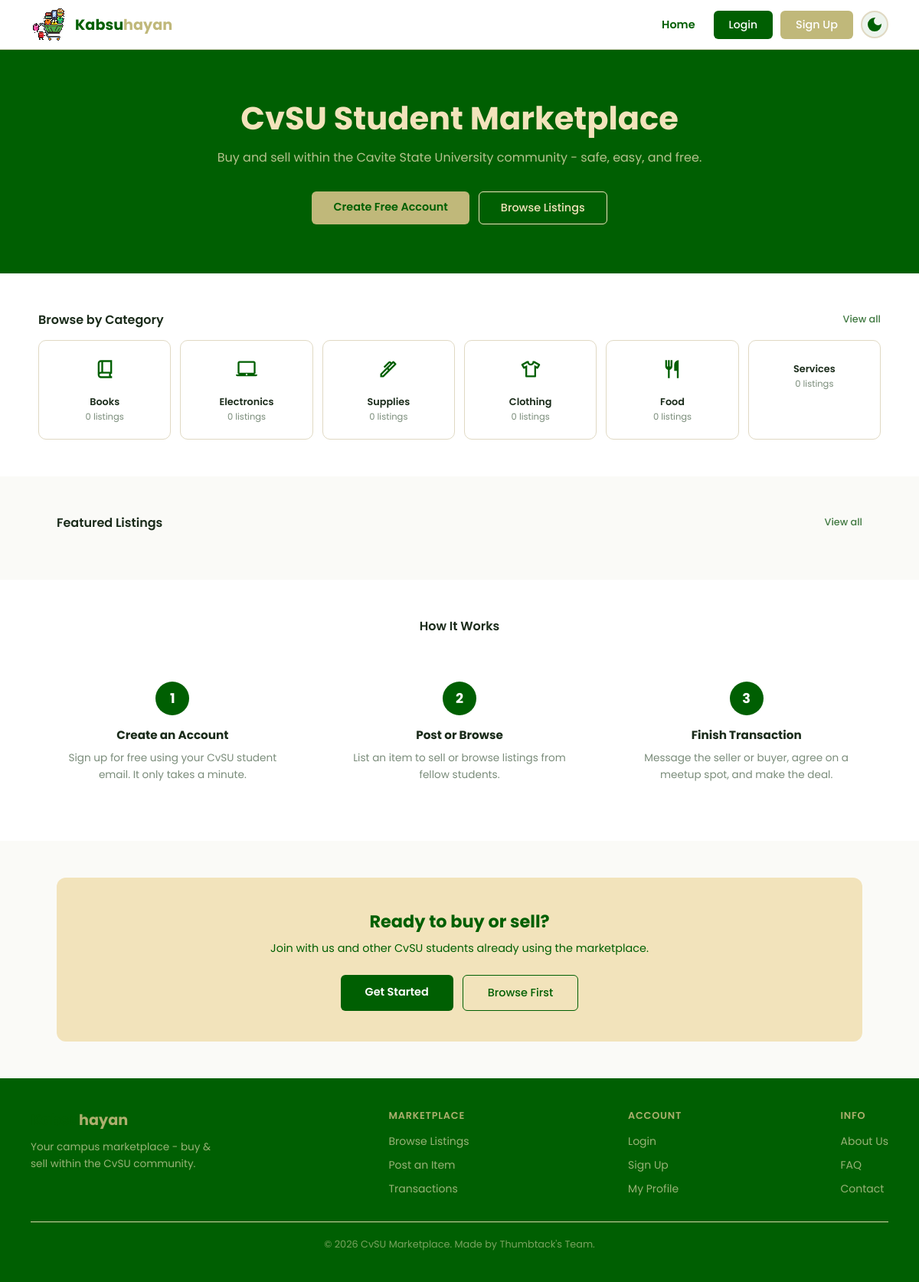
Before: /wk3/index.php with the older database file.
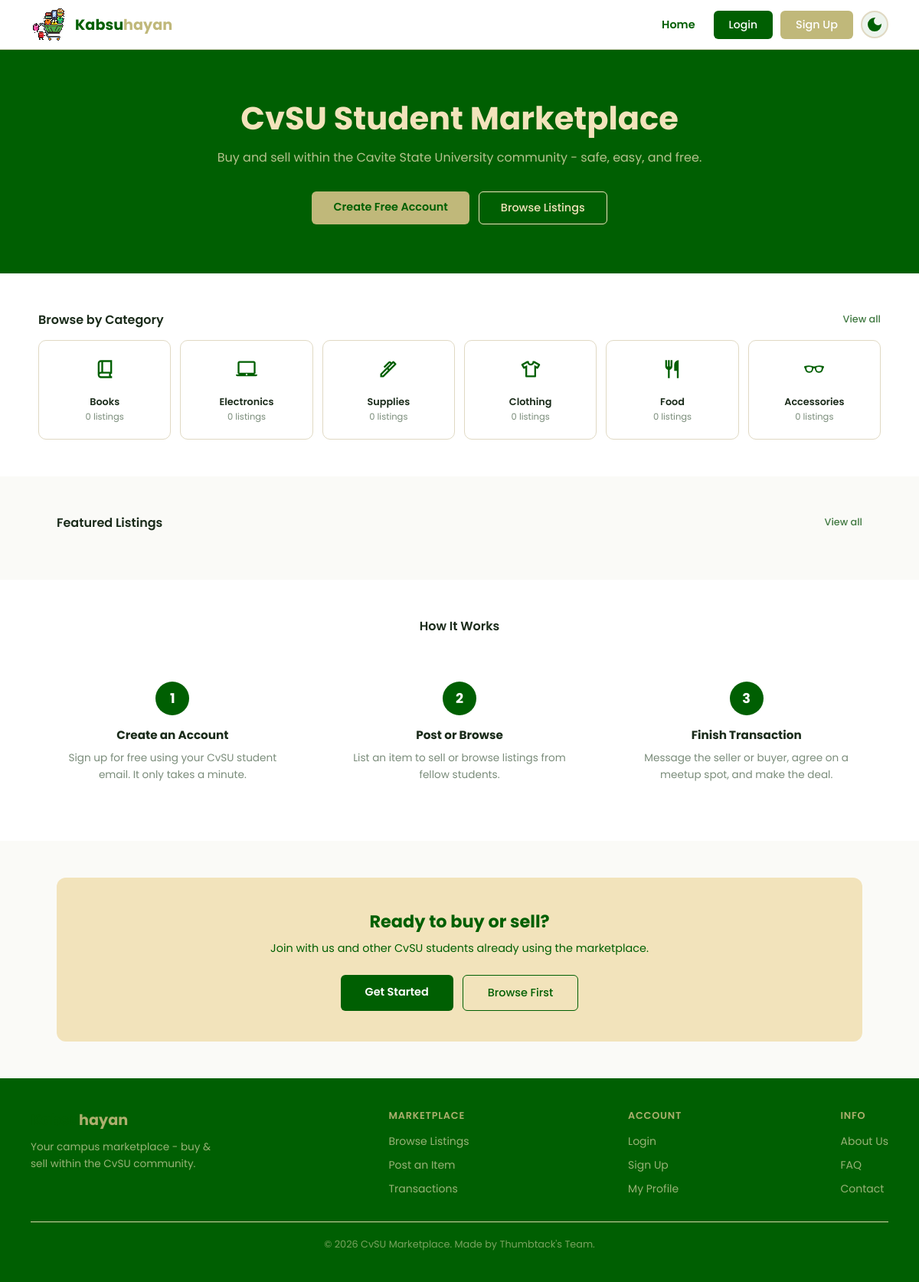
After: the same page with the newer database file.
### tables this page shows
CREATE TABLE categories (
    category_id INT PRIMARY KEY AUTO_INCREMENT,
    name VARCHAR(50) NOT NULL UNIQUE
);

### wk3/index.php (the view, shortened to what the changed rows need)
<?php
  require_once "includes/db.php";
  $user = $_SESSION['user'] ?? null;
?>
<?php
  include "includes/header.php";
?>
<?php
  $icons = [
    'Books' => $bookIcon,
    'Electronics' => $electronicsIcon,
    'Supplies' => $suppliesIcon,
    'Clothing' => $clothesIcon,
    'Food' => $foodIcon,
    'Accessories' => $accessoriesIcon,
  ];
  $stmt = $pdo->query("
    SELECT
      categories.category_id,
      categories.name,
      COUNT(CASE WHEN items.status = 'active' THEN 1 END) AS count
    FROM categories
    LEFT JOIN items ON items.category_id = categories.category_id
    WHERE categories.name != 'Other'
    GROUP BY categories.category_id
  ");
  $categories = $stmt->fetchAll();
?>
<section class="hero">
  <h1>CvSU Student Marketplace</h1>
</section>
<div class="home-section-full">
  <div class="inner">
    <div class="section-heading">
      <h2>Browse by Category</h2>
    </div>
    <div class="categories-grid">
      <?php foreach ($categories as $cat): ?>
        <a href="<?= ($user) ? 'browse.php?category=' . urlencode($cat['name']) : 'login.php' ?>" class="category-card">
          <div class="category-icon"><?= $icons[$cat['name']] ?? '' ?></div>
          <div class="category-label"><?= htmlspecialchars($cat['name']) ?></div>
          <div class="category-count"><?= htmlspecialchars($cat['count']) ?> listings</div>
        </a>
      <?php endforeach; ?>
    </div>
  </div>
</div>
<div class="home-section" id="featured-listings-part">
  <div class="section-heading">
    <h2>Featured Listings</h2>
  </div>
</div>
<div class="home-section-full">
  <div class="inner">
    <div class="section-heading" style="justify-content: center; margin-bottom: 32px;">
      <h2>How It Works</h2>
    </div>
  </div>
</div>
<?php if (!$user): ?>
  <div class="home-section" style="padding-top: 48px; padding-bottom: 48px;">
    <div class="cta-banner">
      <h2>Ready to buy or sell?</h2>
    </div>
  </div>
<?php endif; ?>
<?php include 'includes/footer.php'; ?>

### wk3/includes/header.php (shortened to what the changed rows need)
<!DOCTYPE html>
<html lang="en">
<head>
    <link rel="stylesheet" href="css/style.css?v=<?php echo time(); ?>" />
</head>
<body>
    <main>

Changed rows visible on the page:
changed categories: name "Services" → "Accessories"
